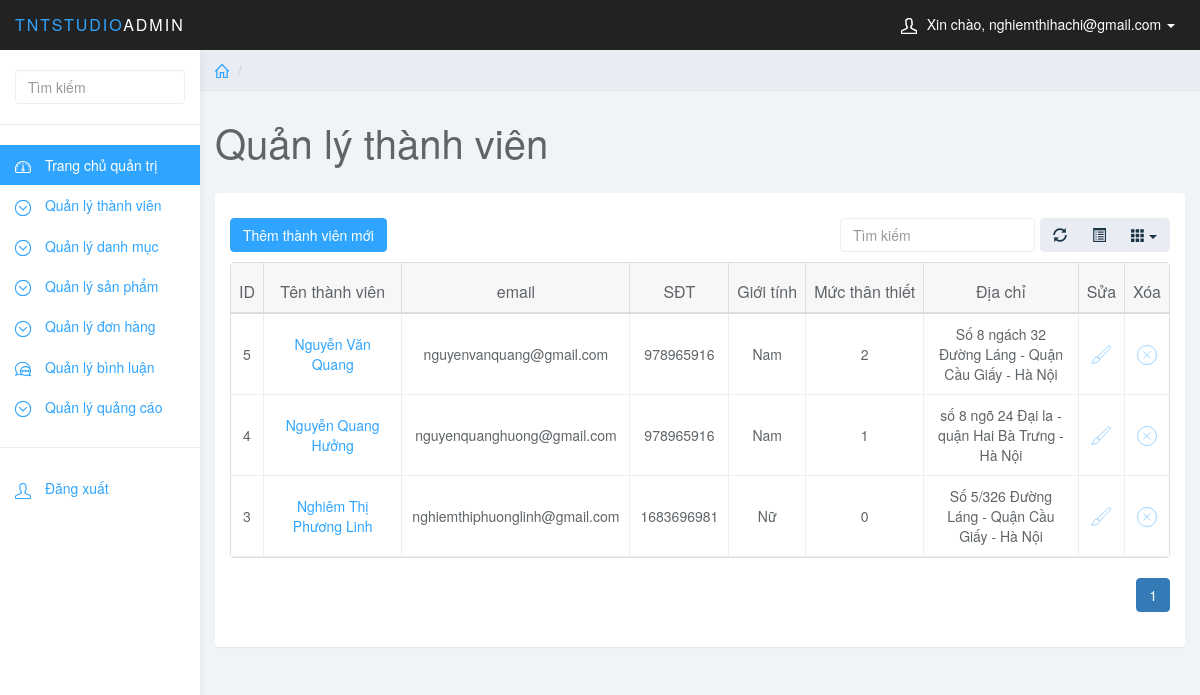
Page /quantri/quantri.php?page_layout=danhsachtv (signed in) on the committed database.
### tables this page shows
CREATE TABLE `thanh_vien` (
  `id_thanhvien` int(255) NOT NULL,
  `ho_ten` varchar(255) NOT NULL,
  `mail` varchar(255) NOT NULL,
  `mat_khau` varchar(255) NOT NULL,
  `sdt` int(11) NOT NULL,
  `dia_chi` varchar(255) NOT NULL,
  `gioi_tinh` varchar(255) NOT NULL,
  `than_thiet` int(11) NOT NULL,
  `level` int(11) NOT NULL
);

### quantri/danhsachtv.php (the view, shortened to what this page needs)
<?php
if(isset($_GET['page'])){
    $page = $_GET['page'];
}else{
    $page = 1;
}
$rowsPerPage = 10;
$perRow = $page*$rowsPerPage - $rowsPerPage;
$sql_page = "SELECT * FROM  thanh_vien WHERE level=0 ORDER BY id_thanhvien DESC LIMIT $perRow,$rowsPerPage";
$query_page = mysqli_query($conn, $sql_page);
$totalRows = mysqli_num_rows(mysqli_query($conn,"SELECT * FROM  thanh_vien WHERE level=0"));
$totalPages = ceil($totalRows/$rowsPerPage);
$listPage="";
for($i=1;$i<=$totalPages;$i++){
    if($page==$i){
        $listPage.='<li class="active"><a href="quantri.php?page_layout=danhsachtv&page='.$i.'">'.$i.'</a></li>';
    }else{
        $listPage.='<li><a href="quantri.php?page_layout=danhsachtv&page='.$i.'">'.$i.'</a></li>';
    }
}
?>
<div class="row">
    <ol class="breadcrumb">
        <li><a href="#">
                <svg class="glyph stroked home">
                    <use xlink:href="#stroked-home"></use>
                </svg>
            </a></li>
        <li class="active"></li>
    </ol>
</div>
<div class="row">
    <div class="col-lg-12">
        <h1 class="page-header">Quản lý thành viên</h1>
    </div>
</div>
<div class="row">
    <div class="col-lg-12">
        <div class="panel panel-default">
            <div class="panel-body" style="position: relative;">
                <a href="quantri.php?page_layout=themtv" class="btn btn-primary"
                   style="margin: 10px 0 20px 0; position: absolute;">Thêm thành viên mới</a>
                <table data-toggle="table" data-show-refresh="true" data-show-toggle="true" data-show-columns="true"
                       data-search="true" data-select-item-name="toolbar1" data-sort-name="name" data-sort-order="desc">
                    <thead>
                    <tr>
                        <th data-sortable="true">ID</th>
                        <th data-sortable="true">Tên thành viên</th>
                        <th data-sortable="true">email</th>
                        <th data-sortable="true">SĐT</th>
                        <th data-sortable="true">Giới tính</th>
                        <th data-sortable="true">Mức thân thiết</th>
                        <th data-sortable="true">Địa chỉ</th>
                        <th data-sortable="true">Sửa</th>
                        <th data-sortable="true">Xóa</th>
                    </tr>
                    </thead>
                    <tbody>
                    <?php
                    while ($row=mysqli_fetch_array($query_page)){
                    ?>
                    <tr style="height: 300px;">
                        <td data-checkbox="true"><?php echo $row['id_thanhvien'];?></td>
                        <td data-checkbox="true"><a href="quantri.php?page_layout=suatv&id_thanhvien=<?php echo $row['id_thanhvien'];?>"><?php echo $row['ho_ten'];?></a></td>
                        <td data-checkbox="true"><?php echo $row['mail'];?></td>
                        <td data-sortable="true"><?php echo $row['sdt'];?></td>
                        <td data-sortable="true"><?php echo $row['gioi_tinh'];?></td>
                        <td data-sortable="true"><?php echo $row['than_thiet'];?></td>
                        <td data-sortable="true"><?php echo $row['dia_chi'];?></td>
                        <td>
                            <a href="quantri.php?page_layout=suatv&id_thanhvien=<?php $row['id_thanhvien'];?>"><span><svg class="glyph stroked brush"
                                                                               style="width: 20px;height: 20px;"><use
                                                xlink:href="#stroked-brush"/></svg></span></a>
                        </td>
                        <td>
                            <a onclick="return xoaThanhVien();" href="xoatv.php?id_thanhvien=<?php echo $row['id_thanhvien'];?>"><span><svg class="glyph stroked cancel" style="width: 20px;height: 20px;"><use
                                                xlink:href="#stroked-cancel"/></svg></span></a>
                        </td>
                    </tr>
                    <?php
                    }
                    ?>
                    </tbody>
                </table>
                <ul class="pagination" style="float: right;">
                    <?php
                    echo $listPage;
                    ?>
                </ul>
            </div>
        </div>
    </div>
</div>

### css/styles.css (style rules this page uses)
body { background: #f1f4f7; padding-top: 50px; color: #5f6468; }
a, a:hover, a:focus { color: #30a5ff; }
h1, h2, h3, h4, h5, h6 { color: #5f6468; }
h1 { font-weight: 300; font-size: 40px; }
.btn-primary, .btn-primary:hover, .btn-primary:focus, .btn-primary:active, .btn-primary.active, .open > .dropdown-toggle.btn-primary, .btn-primary.disabled, .btn-primary[disabled], fieldset[disabled] .btn-primary, .btn-primary.disabled:hover, .btn-primary[disabled]:hover, fieldset[disabled] .btn-primary:hover, .btn-primary.disabled:focus, .btn-primary[disabled]:focus, fieldset[disabled] .btn-primary:focus, .btn-primary.disabled:active, .btn-primary[disabled]:active, fieldset[disabled] .btn-primary:active, .btn-primary.disabled.active, .btn-primary[disabled].active, fieldset[disabled] .btn-primary.active { background-color: #30a5ff; border-color: #30a5ff; }
.panel { border: 0; }
.breadcrumb { border-radius: 0; padding: 10px 15px; background: #e9ecf2; box-shadow: 0 1px 1px rgba(0, 0, 0, .05); margin: 0 ; }
h1.page-header { margin-top: 30px; border-bottom: 0; }
.table { background: #fff; }
.breadcrumb .glyph { height: 14px; width: 14px; margin: -2px 0 0 0; stroke-width: 4px; }

### rows in the picture
thanh_vien: id_thanhvien "5", ho_ten "Nguyễn Văn Quang", mail "nguyenvanquang@gmail.com", sdt "978965916", gioi_tinh "Nam", than_thiet "2", dia_chi "Số 8 ngách 32 Đường Láng - Quận Cầu Giấy - Hà Nội"
thanh_vien: id_thanhvien "4", ho_ten "Nguyễn Quang Hưởng", mail "nguyenquanghuong@gmail.com", sdt "978965916", gioi_tinh "Nam", than_thiet "1", dia_chi "số 8 ngõ 24 Đại la - quận Hai Bà Trưng - Hà Nội"
thanh_vien: id_thanhvien "3", ho_ten "Nghiêm Thị Phương Linh", mail "nghiemthiphuonglinh@gmail.com", sdt "1683696981", gioi_tinh "Nữ", than_thiet "0", dia_chi "Số 5/326 Đường Láng - Quận Cầu Giấy - Hà Nội"

### other values in the picture
$_SESSION['email'] "nghiemthihachi@gmail.com"
